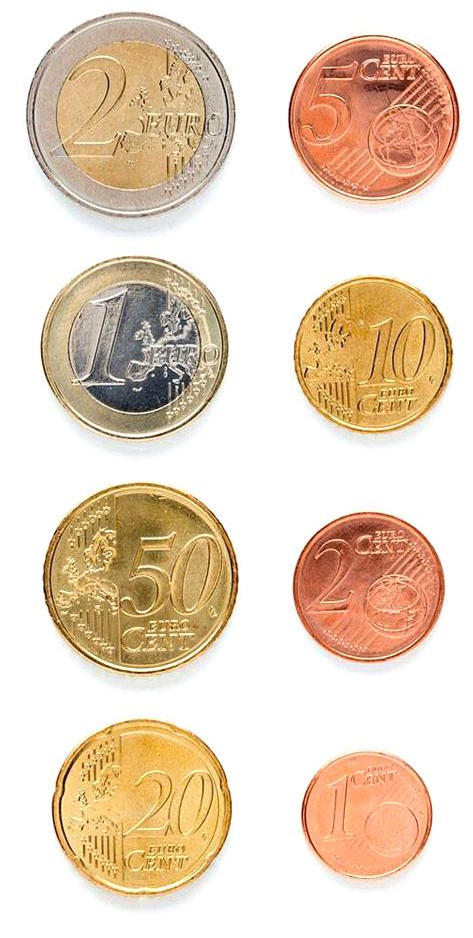
#> input picture p3/Monedas.jpg, 473 x 938 px
$ jupyter execute --allow-errors P3_Tareas.ipynb   (text cells are left out)
#> lines starting #> are read from the running program, lines starting #| are printed output that depends on the picture; after the words box and inside, x2 and y2 are one past the last pixel; in counts of white or black regions, pixels touching at a corner belong together; pictures that were not available may be replaced by others from this repository, and a replacement may not be noted
[cell 1]
import cv2
import numpy as np
import matplotlib.pyplot as plt
import csv
from collections import deque

import pandas as pd
from sklearn.ensemble import RandomForestClassifier
from sklearn.metrics import confusion_matrix, classification_report
import seaborn as sns
from sklearn.model_selection import GroupKFold, cross_val_predict

[cell 2]
# cargar imagen de monedas
img = cv2.imread("Monedas.jpg")
#> img is the input picture: shape (938, 473, 3); mean B, G, R 191.5, 212.3, 231.8
if img is None:
    raise IOError("No se pudo cargar Monedas.jpg")

# [10 lines left out: function redimensionar_imagen, not called in this run]

def procesar_monedas(img):
    img_display = img.copy()
    gray = cv2.cvtColor(img, cv2.COLOR_BGR2GRAY)
    gray = cv2.medianBlur(gray, 5)
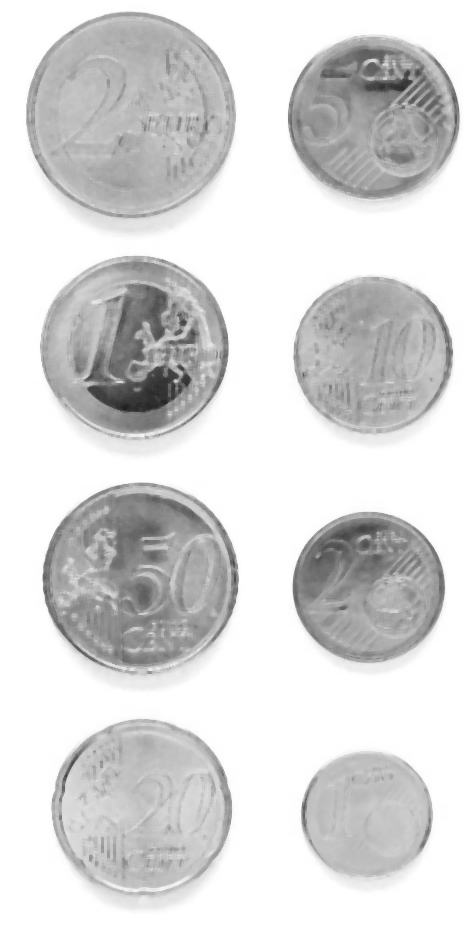
#> gray: shape (938, 473); min 32, max 255, mean 216.7

    circles = cv2.HoughCircles(
        gray, cv2.HOUGH_GRADIENT, dp=1, minDist=50,
        param1=100, param2=45, minRadius=25, maxRadius=100
    )
#> circles = [[141.5, 577.5, 96], [368.5, 586.5, 75.3], [130.5, 114.5, 99.4], [369.5, 354.5, 76.7], [142.5, 807.5, 88.5], [135.5, 346.5, 91.6], [373.5, 118.5, 82.3], [362.5, 814.5, 62.1]]
    if circles is None:
        raise ValueError("No se detectaron monedas en la imagen.")
    circles = np.uint16(np.around(circles))
#> circles = [[142, 578, 96], [368, 586, 75], [130, 114, 99], [370, 354, 77], [142, 808, 88], [136, 346, 92], [374, 118, 82], [362, 814, 62]]

    for (x, y, r) in circles[0, :]:
        cv2.circle(img_display, (x, y), r, (0, 255, 0), 2)
        cv2.circle(img_display, (x, y), 2, (0, 0, 255), 3)
#> this loop made 8 passes
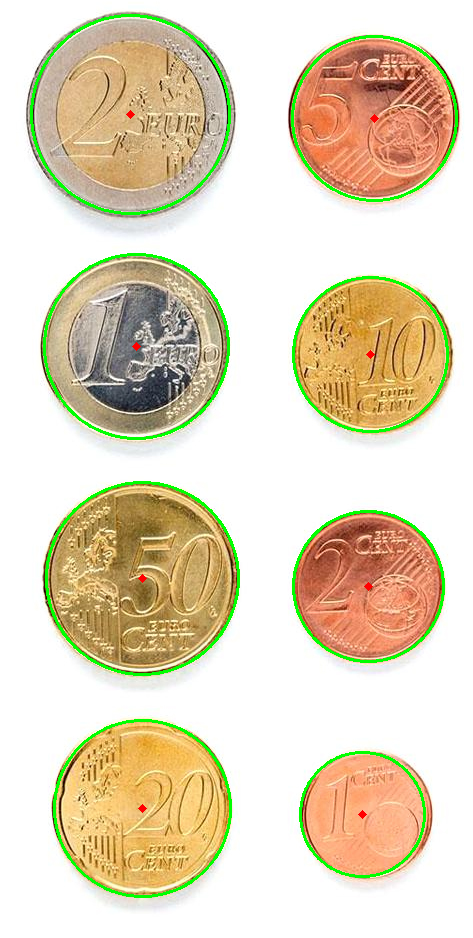
#> img_display: shape (938, 473, 3); 2.92% of pixels changed, all inside (x1, y1, x2, y2) = (30, 14, 458, 898)

    ref_diametro_mm = 23.25
    escala_mm_px = None
    ref_pos = None

    # [14 lines left out: function seleccionar_moneda, not called in this run]

    cv2.namedWindow("Selecciona moneda de referencia")
    cv2.setMouseCallback("Selecciona moneda de referencia", seleccionar_moneda)
    while escala_mm_px is None:
        cv2.imshow("Selecciona moneda de referencia", img_display)
        if cv2.waitKey(1) & 0xFF == 27:
#> (key Esc is pressed here)
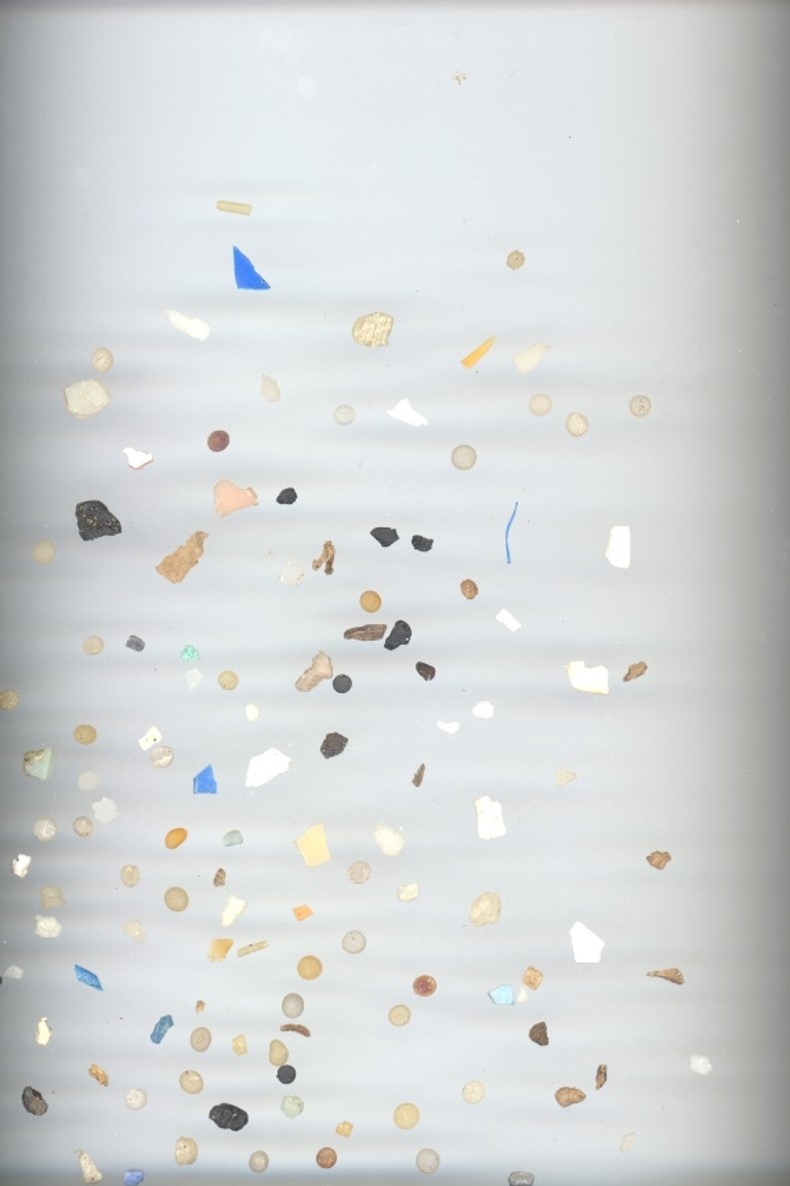
#> input picture p3/MPs_test.jpg, 790 x 1186 px, given in place of video, which was not available
#> further down, frame is the input picture: shape (1186, 790, 3); mean B, G, R 213.9, 213.8, 210.9
            break
    cv2.destroyAllWindows()

    if escala_mm_px is None:
        raise ValueError("No se seleccionó ninguna moneda de referencia.")

    monedas_info = {
        16.25: 0.01, 18.75: 0.02, 19.75: 0.10, 21.25: 0.05,
        22.25: 0.20, 23.25: 1.00, 24.25: 0.50, 25.75: 2.00
    }

    total = 0
    resultado = img.copy()
    for (x, y, r) in circles[0, :]:
        diametro_mm = 2 * r * escala_mm_px
        diametro_real = min(monedas_info.keys(), key=lambda d: abs(d - diametro_mm))
        valor = monedas_info[diametro_real]
        total += valor
        cv2.circle(resultado, (x, y), r, (0, 255, 0), 2)
        cv2.putText(resultado, f"{valor:.2f}EUR", (x - 25, y),
                    cv2.FONT_HERSHEY_SIMPLEX, 0.6, (255, 0, 0), 2)
    cv2.putText(resultado, f"Total: {total:.2f} EUR", (50, 50),
                cv2.FONT_HERSHEY_SIMPLEX, 1, (0, 0, 255), 3)

    return resultado, total


#> (the rest of this cell did not finish here and is left out)

[cell 3]
monedas_info = {
    16.25: 0.01, 18.75: 0.02, 19.75: 0.10, 21.25: 0.05,
    22.25: 0.20, 23.25: 1.00, 24.25: 0.50, 25.75: 2.00
}

def detectar_monedas(frame):
    gray = cv2.cvtColor(frame, cv2.COLOR_BGR2GRAY)
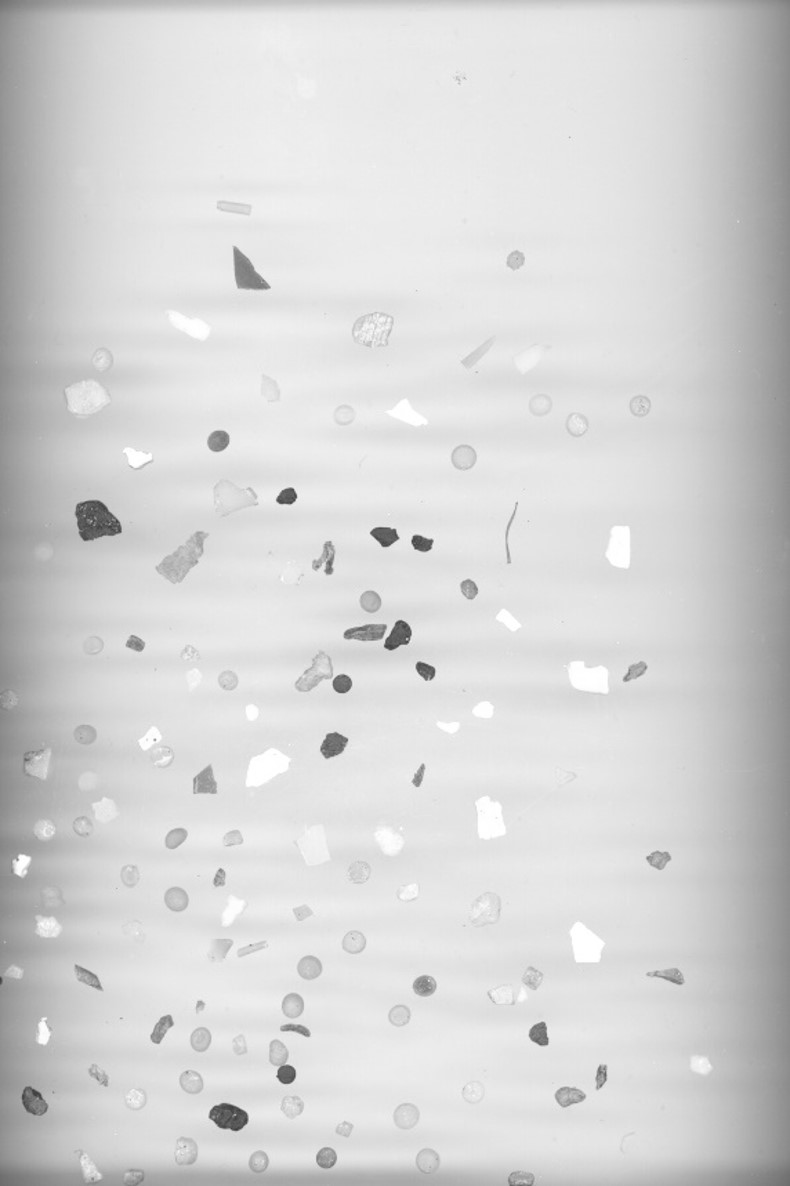
#> gray: shape (1186, 790); min 60, max 255, mean 213
    gray = cv2.medianBlur(gray, 5)
    circles = cv2.HoughCircles(
        gray, cv2.HOUGH_GRADIENT, dp=1, minDist=50,
        param1=100, param2=45, minRadius=25, maxRadius=100
    )
#> circles = None
    if circles is None:
        return None
    return np.uint16(np.around(circles))[0, :]

N_HISTORIAL = 15  # fotogramas que se promedian por moneda; sube el numero si sigue parpadeando

def actualiza_tracks(circles, tracks, siguiente_id, max_dist=40):
    """Empareja cada circulo detectado ahora con el track mas cercano del fotograma
    anterior (misma moneda siguiendose en el tiempo) y acumula su historial de radios."""
    nuevos_tracks = {}
    usados = set()
    if circles is None:
        return nuevos_tracks, siguiente_id
    for (x, y, r) in circles:
        mejor_id, mejor_dist = None, max_dist
        for tid, info in tracks.items():
            if tid in usados:
                continue
            cx, cy = info["pos"]
            d = np.hypot(int(x) - cx, int(y) - cy)
            if d < mejor_dist:
                mejor_dist, mejor_id = d, tid
        if mejor_id is None:
            mejor_id = siguiente_id
            siguiente_id += 1
            historial = deque(maxlen=N_HISTORIAL)
        else:
            usados.add(mejor_id)
            historial = tracks[mejor_id]["radios"]
        historial.append(int(r))
        nuevos_tracks[mejor_id] = {"pos": (int(x), int(y)), "radios": historial}
    return nuevos_tracks, siguiente_id

ref_diametro_mm = 23.25   # moneda de referencia: 1 euro
escala_mm_px = None

# [8 lines left out: function seleccionar_moneda, not called in this run]

cap = cv2.VideoCapture("http://192.168.1.14:8080/video") # IP del móvil con IP Webcam
cv2.namedWindow("Dinero en vivo")
print("Haz clic sobre la moneda de 1 euro para calibrar (puedes repetirlo). ESC para salir.")

tracks = {}
siguiente_id = 0

while True:
    ret, frame = cap.read()
    if not ret:
        break

    circles = detectar_monedas(frame)
    cv2.setMouseCallback("Dinero en vivo", seleccionar_moneda, circles)

    tracks, siguiente_id = actualiza_tracks(circles, tracks, siguiente_id)
#> tracks = 0 items; siguiente_id = 0

    display = frame.copy()
    total = 0
    for tid, info in tracks.items():
        x, y = info["pos"]
        # solo clasifica monedas con historial suficiente, para no fiarse de 1-2 fotogramas
        if len(info["radios"]) < 5:
            cv2.circle(display, (x, y), int(np.median(info["radios"])), (0, 200, 200), 2)
            continue
        r_suave = np.median(info["radios"])
        cv2.circle(display, (x, y), int(r_suave), (0, 255, 0), 2)

        if escala_mm_px is not None:
            diametro_mm = 2 * r_suave * escala_mm_px
            diametro_real = min(monedas_info.keys(), key=lambda d: abs(d - diametro_mm))
            valor = monedas_info[diametro_real]
            total += valor
            cv2.putText(display, f"{valor:.2f}", (x - 20, y),
                        cv2.FONT_HERSHEY_SIMPLEX, 0.6, (255, 0, 0), 2)
#> this loop made 0 passes
#> after the loop, total = 0

    if escala_mm_px is not None:
        cv2.putText(display, f"Total: {total:.2f} EUR", (20, 30),
                    cv2.FONT_HERSHEY_SIMPLEX, 0.9, (0, 0, 255), 2)
    else:
        cv2.putText(display, "Haz clic sobre la moneda de 1 euro para calibrar",
                    (20, 30), cv2.FONT_HERSHEY_SIMPLEX, 0.6, (0, 0, 255), 2)
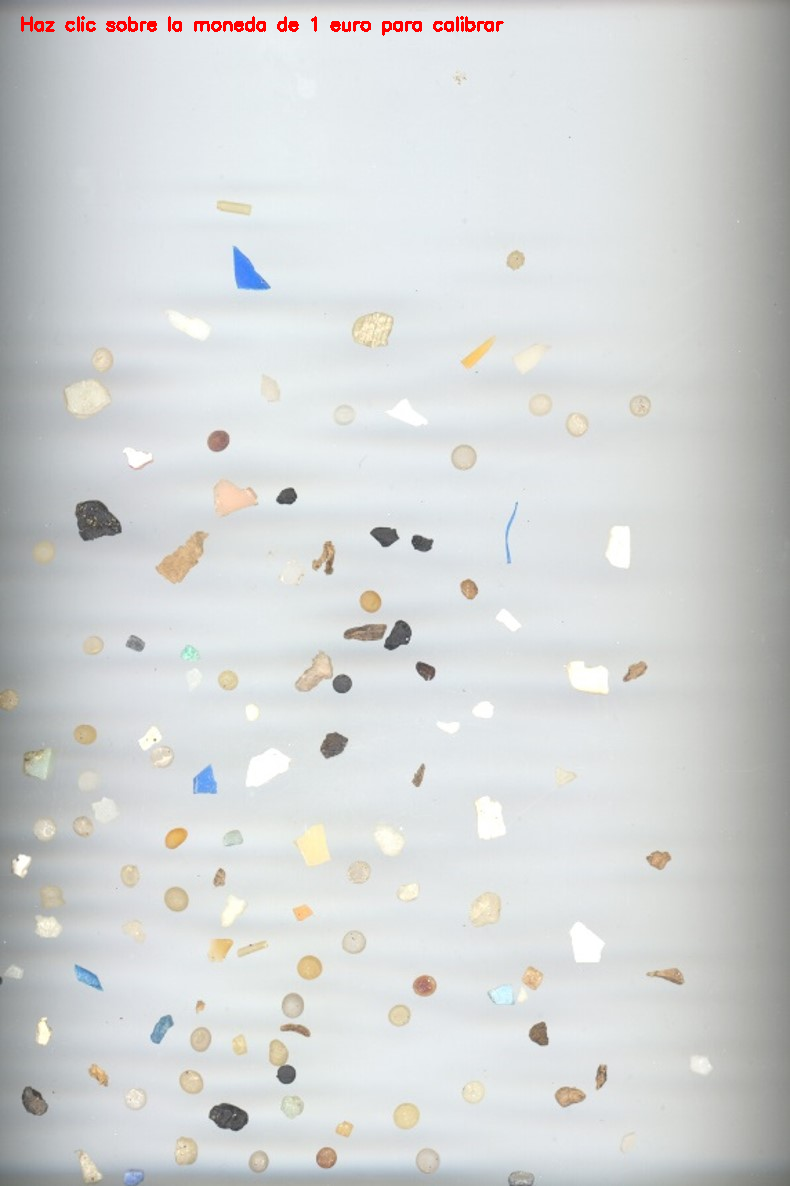
#> display: shape (1186, 790, 3); 0.3% of pixels changed, all inside (x1, y1, x2, y2) = (21, 16, 504, 36)

    cv2.imshow("Dinero en vivo", display)
    if cv2.waitKey(20) & 0xFF == 27:   # ESC
#> (key Esc is pressed here)
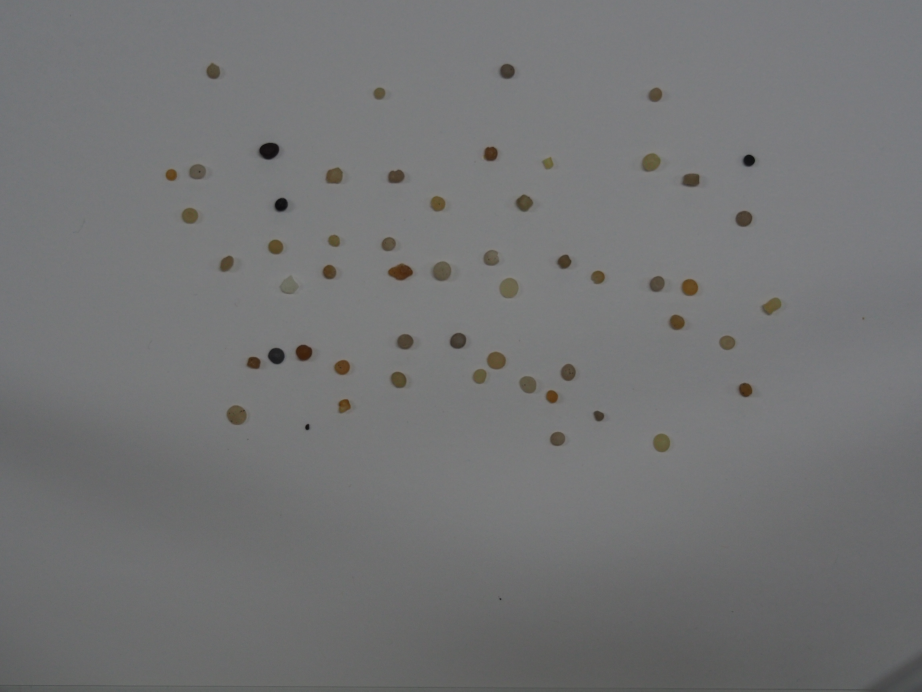
#> input picture p3/pellet-03-olympus-10-01-2020.JPG, 4608 x 3456 px (shown at 1/5 size)
        break

cap.release()
cv2.destroyAllWindows()

[cell 4]
# Cada clase puede tener varias imágenes de entrenamiento.
TRAIN = {
    'PEL': ['pellet-03-olympus-10-01-2020.JPG'],
    'TAR': ['tar-03-olympus-10-01-2020.JPG'],
    'FRA': ['fragment-03-olympus-10-01-2020.JPG'],
}

TRAIN['PEL'].append('PEL.png')
TRAIN['TAR'].append('TAR.png')
TRAIN['FRA'].append('FRA.png')

CLASSES = ['PEL', 'TAR', 'FRA']
CONTRASTS = [1.0, 0.8, 0.6]              # aumentación de contraste (1 = original)
# (k giros de 90º, espejo). solo múltiplos de 90º para no crear bordes artificiales como pasaría con rotaciones arbitrarias.
GEOMS = [(0, False), (1, False), (2, False), (3, False), (0, True), (1, True)]
WIDTH = 1170                              # ancho común al que se reescala todo
MIN_AREA_TRAIN, MIN_AREA_TEST = 20, 10

# NORMALIZACIÓN
def normalize(img, width=WIDTH):
    # reescala a un ancho común. devuelve imagen y factor de escala
#> called with width = 1170
    s = width / img.shape[1]
#> s = 0.254
#> in particles, `lab = cv2.cvtColor(img, cv2.COLOR_BGR2LAB)`: lab: shape (878, 1170, 3); mean of channels 0, 1, 2 124.1, 127.9, 127.7
#> in particles, `hsv = cv2.cvtColor(img, cv2.COLOR_BGR2HSV)`: hsv: shape (878, 1170, 3); mean H, S, V 82.9, 5.8, 116.9
    if abs(s - 1) < 1e-6:
        return img, 1.0
    return cv2.resize(img, (width, int(round(img.shape[0] * s))), interpolation=cv2.INTER_AREA), s

# SEGMENTACIÓN
def background(lab):
    return np.stack([cv2.medianBlur(lab[:, :, i], 101) for i in range(3)], -1).astype(np.float32)

def segment(img):
    lab = cv2.cvtColor(img, cv2.COLOR_BGR2LAB)
    d = np.sqrt(((lab.astype(np.float32) - background(lab)) ** 2).sum(-1))
    d8 = np.clip(cv2.GaussianBlur(d, (5, 5), 0) * 10, 0, 255).astype(np.uint8)
    _, m = cv2.threshold(d8, 0, 255, cv2.THRESH_BINARY + cv2.THRESH_OTSU)
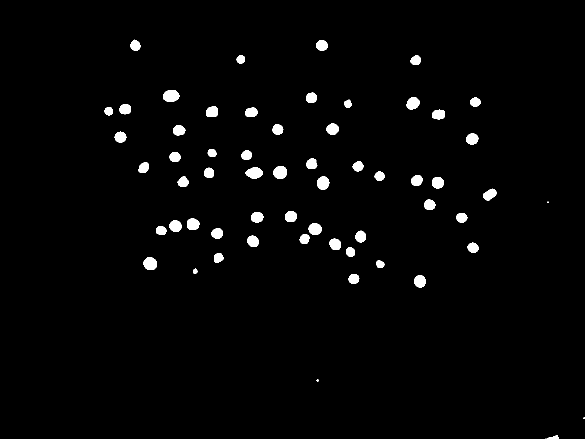
#> m: shape (878, 1170) (shown at 1/2 size); 2% white; 60 white regions (4 under 20 px), largest, box (x1, y1, x2, y2) and area: (326, 180, 359, 204) 626, (491, 334, 526, 358) 585, (547, 332, 574, 358) 562
    m = cv2.morphologyEx(m, cv2.MORPH_OPEN, np.ones((3, 3), np.uint8))
#> m: shape (878, 1170); 2% white; 58 white regions (2 under 20 px), largest, box (x1, y1, x2, y2) and area: (326, 180, 359, 204) 626, (491, 334, 526, 357) 584, (547, 332, 574, 358) 562
    return cv2.morphologyEx(m, cv2.MORPH_CLOSE, np.ones((5, 5), np.uint8))
#> returned value: shape (878, 1170); 2% white; 58 white regions (2 under 20 px)

# CARACTERÍSTICAS
def particles(img, min_area):
    # Devuelve [(centroide_x, centroide_y, area, vector_características)]
    lab = cv2.cvtColor(img, cv2.COLOR_BGR2LAB); hsv = cv2.cvtColor(img, cv2.COLOR_BGR2HSV)
    bg = background(lab); out = []
    cnts, _ = cv2.findContours(segment(img), cv2.RETR_EXTERNAL, cv2.CHAIN_APPROX_SIMPLE)
#> cnts = 58 contours, 2 with area under 20; largest, box (x1, y1, x2, y2) and area: (326, 180, 359, 204) 585, (491, 334, 526, 357) 544, (547, 332, 574, 358) 524, (287, 514, 314, 540) 520, (634, 353, 659, 379) 483
    for c in cnts:
        a = cv2.contourArea(c)
        M = cv2.moments(c)
        if a < min_area or M['m00'] == 0:
            continue
        p = cv2.arcLength(c, True); x, y, w, h = cv2.boundingRect(c)
        ell = 0
        if len(c) >= 5:
            _, ax, _ = cv2.fitEllipse(c); ell = min(ax) / max(ax) if max(ax) > 0 else 0
        cx, cy = M['m10'] / M['m00'], M['m01'] / M['m00']
        dist = np.hypot(c[:, 0, 0] - cx, c[:, 0, 1] - cy)
        mask = np.zeros(img.shape[:2], np.uint8); cv2.drawContours(mask, [c], -1, 255, -1)
        mean = np.array(cv2.mean(lab, mask)[:3]); b = np.array([bg[..., i][mask > 0].mean() for i in range(3)])
        dA, dB = (mean - b)[1:]
        hull = max(cv2.contourArea(cv2.convexHull(c)), 1)
        f = [np.sqrt(a),               # tamaño (√área, px a resolución normalizada)
             p,                        # perímetro (px a resolución normalizada)
             p ** 2 / a,               # compacidad (SMACC)
             a / (w * h),              # área / área del contenedor (SMACC)
             min(w, h) / max(w, h),    # ancho/alto del contenedor, simétrico (invariante a giros 90º)
             ell,                      # relación de ejes de la elipse (SMACC)
             dist.min() / dist.max(),  # distancias centroide-contorno (SMACC)
             a / hull,                 # solidez del casco convexo
             4 * np.pi * a / p ** 2,   # circularidad
             mean[0] / max(b[0], 1),   # luminosidad relativa al fondo
             dA, dB, np.hypot(dA, dB), # color relativo al fondo
             cv2.mean(hsv, mask)[1] / 255]
        out.append((cx, cy, a, f))
#> this loop made 58 passes
#> (a, p, x, y, w, h, ell, ax) on passes 1, 4, 5, 6, 7, 8, 9, 10, 11, 12, 13, 14: (77.5, 53.9, 1094, 871, 24, 7, 0.436, (24.45, 56.09)), (420.5, 77.36, 829, 550, 23, 25, 0.926, (22.48, 24.28)), (307, 65.46, 697, 548, 21, 19, 0.916, (19.43, 21.21)), (55.5, 27.9, 386, 538, 9, 9, 0.861, (8.29, 9.63)), (174, 50.63, 752, 521, 17, 15, 0.828, (13.68, 16.53)), (520, 85.6, 287, 514, 27, 26, 0.923, (24.94, 27.02)), (257, 62.28, 428, 506, 19, 20, 0.838, (16.87, 20.13)), (246.5, 58.04, 692, 495, 18, 18, 0.933, (17.68, 18.94)), (319.5, 67.36, 935, 485, 22, 21, 0.885, (19.09, 21.57)), (390.5, 74.53, 659, 477, 23, 23, 0.868, (20.97, 24.17)), (376.5, 72.53, 495, 471, 22, 23, 0.878, (20.84, 23.72)), (279.5, 63.7, 599, 468, 20, 20, 0.877, (17.9, 20.43))
#> (a, p, x, y, w, h, ell, ax) on pass 43: (324.5, 67.7, 545, 248, 21, 21, 0.966, (20.26, 20.97))
#> mask: shape (878, 1170); 0.03% white; 1 white region, box (x1, y1, x2, y2) and area: (261, 80, 281, 101) 333
#| PEL pellet-03-olympus-10-01-2020.JPG: 56 partículas (imagen original)
#> the loop `for k in CONTRASTS:` made 3 passes
#> pass 1, in transform (call 2), `out = np.rot90(img, k)`:
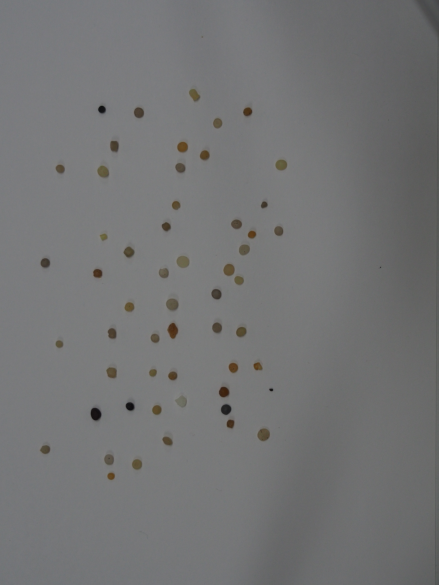
#> out: shape (1170, 878, 3) (shown at 1/2 size); mean of channels 0, 1, 2 116.1, 115.5, 115.1; drawn as B, G, R
    return out

# AUMENTAR
def pale(img, k):
    return np.clip(255 - (255 - img.astype(np.float32)) * k, 0, 255).astype(np.uint8)

def transform(img, k, flip):
    out = np.rot90(img, k)
    if flip:
        out = out[:, ::-1]
    return np.ascontiguousarray(out)

def inverse_point(x, y, shape, k, flip):
    # Lleva un punto de la imagen transformada a coordenadas de la imagen original
    Hc, Wc = shape[:2]
    if flip:
        x = Wc - 1 - x
    for _ in range(k):                 # deshacer cada giro de 90º (antihorario)
        x, y = Hc - 1 - y, x
        Hc, Wc = Wc, Hc
    return x, y

# ENTRENAMIENTO
X, y, groups = [], [], []
#> (the rest of this cell did not finish here and is left out)
